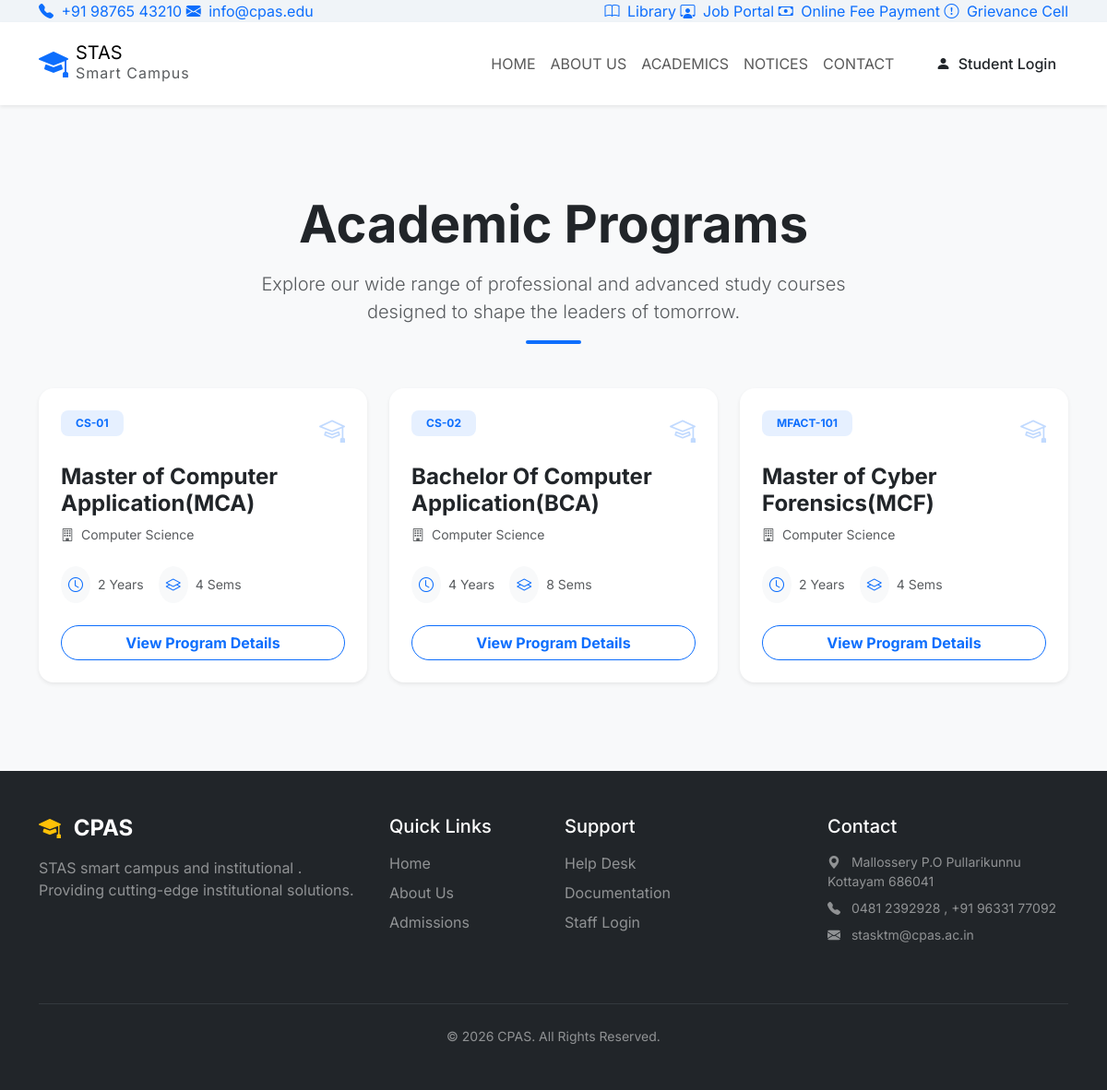
The app's page /academic-programs/ with its own data.
### courses/models.py (models this page shows, shortened)
class Course(models.Model):
    institution = models.ForeignKey(Institution, on_delete=models.CASCADE, related_name='courses')
    department = models.ForeignKey(Department, on_delete=models.CASCADE, related_name='courses')
    course_name = models.CharField(max_length=255)
    course_code = models.CharField(max_length=50)
    duration_years = models.PositiveIntegerField(default=3)
    total_semesters = models.PositiveIntegerField(default=6)
    intake_capacity = models.PositiveIntegerField(default=60)
    description = models.TextField(blank=True, null=True, help_text="Detailed overview of the course.")
    eligibility = models.TextField(blank=True, null=True, help_text="Eligibility criteria for admission.")
    is_featured = models.BooleanField(default=False, help_text="Display this course on the public homepage featured section.")
    icon_class = models.CharField(max_length=50, default='bi-mortarboard', help_text="Bootstrap icon class (e.g. bi-laptop, bi-shield-lock, bi-cpu).")
    is_active = models.BooleanField(default=True)
    created_at = models.DateTimeField(auto_now_add=True)
    class Meta:
        unique_together = (('department', 'course_code'), ('institution', 'course_code'))
        ordering = ['created_at']

### departments/models.py (models this page shows, shortened)
class Department(models.Model):
    institution = models.ForeignKey(Institution, on_delete=models.CASCADE, related_name='departments')
    department_name = models.CharField(max_length=255)
    department_code = models.CharField(max_length=50)
    hod = models.ForeignKey(User, on_delete=models.SET_NULL, null=True, blank=True, related_name='managed_departments', limit_choices_to={'role': 'HOD'})
    description = models.TextField(blank=True, null=True)
    is_active = models.BooleanField(default=True)
    created_at = models.DateTimeField(auto_now_add=True)
    updated_at = models.DateTimeField(auto_now=True)
    class Meta:
        unique_together = ('institution', 'department_code')

### website/views.py (the view)
# urls.py: path('academic-programs/', views.courses, name='courses'),
def courses(request):
    from courses.models import Course
    all_courses = Course.objects.filter(is_active=True).select_related('department')
    return render(request, 'website/courses.html', {'courses': all_courses})

### accounts/context_processors.py (called while the page is built, shortened)
def user_institution(request):
    if not request.user.is_authenticated:
        return {}

### website/templates/website/courses.html (shortened to what this page needs)
{% extends 'base_public.html' %}
{% block public_content %}
<section class="py-5 bg-light">
    <div class="container py-5">
        <div class="text-center mb-5">
            <h1 class="display-4 fw-bold text-dark mb-3">Academic Programs</h1>
            <p class="lead text-muted mx-auto" style="max-width: 700px;">Explore our wide range of professional and advanced study courses designed to shape the leaders of tomorrow.</p>
            <div class="mx-auto bg-primary rounded-pill" style="width: 60px; height: 4px;"></div>
        </div>
        <div class="row g-4">
            {% for course in courses %}
            <div class="col-md-6 col-lg-4">
                <div class="card h-100 border-0 shadow-sm rounded-4 hover-lift transition-all">
                    <div class="card-body p-4">
                        <div class="d-flex justify-content-between align-items-start mb-3">
                            <span class="badge bg-primary bg-opacity-10 text-primary px-3 py-2 rounded-3 small fw-bold">
                                {{ course.course_code }}
                            </span>
                            <i class="bi bi-mortarboard fs-3 text-primary opacity-25"></i>
                        </div>
                        <h4 class="fw-bold text-dark mb-2">{{ course.course_name }}</h4>
                        <p class="text-muted small mb-4">
                            <i class="bi bi-building me-2"></i>{{ course.department.department_name }}
                        </p>
                        <div class="d-flex gap-3 mb-4">
                            <div class="d-flex align-items-center">
                                <div class="bg-light rounded-circle p-2 me-2">
                                    <i class="bi bi-clock text-primary"></i>
                                </div>
                                <span class="small text-muted">{{ course.duration_years }} Years</span>
                            </div>
                            <div class="d-flex align-items-center">
                                <div class="bg-light rounded-circle p-2 me-2">
                                    <i class="bi bi-layers text-primary"></i>
                                </div>
                                <span class="small text-muted">{{ course.total_semesters }} Sems</span>
                            </div>
                        </div>
                        <a href="{% url 'website:course_detail' course.pk %}" class="btn btn-outline-primary w-100 rounded-pill fw-bold">
                            View Program Details
                        </a>
                    </div>
                </div>
            </div>
            {% empty %}
            <div class="col-12 text-center py-5">
                <p class="text-muted">No academic programs are currently listed. Please check back later.</p>
            </div>
            {% endfor %}
        </div>
    </div>
</section>
{% endblock %}

### static/css/style.css (style rules this page uses)
:root { --primary-color: #0b3d91; --secondary-color: #f1c40f; --accent-color: #c0392b; --text-dark: #2c3e50; --text-light: #ecf0f1; --bg-light: #f0f4f8; --sidebar-bg: #0f172a; --sidebar-hover: #1e293b; --sidebar-active: #4f46e5; }
*, *::before, *::after { box-sizing: border-box; }
body { font-family: 'Inter', sans-serif; color: var(--text-dark); background-color: var(--bg-light); overflow-x: hidden; margin: 0; scroll-behavior: smooth; }
a { text-decoration: none; transition: all 0.2s ease; }
.btn { transition: all 0.3s cubic-bezier(0.4, 0, 0.2, 1); font-weight: 500; }
.card { transition: all 0.3s ease; border: 1px solid rgba(0,0,0,0.05); }

### website/templates/website/courses.html (style rules this page uses)
.transition-all { transition: all 0.3s ease; }

### records on screen
Course: course_code "CS-01", course_name "Master of Computer Application(MCA)", department.department_name "Computer Science", duration_years "2", total_semesters "4"
Course: course_code "CS-02", course_name "Bachelor Of Computer Application(BCA)", department.department_name "Computer Science", duration_years "4", total_semesters "8"
Course: course_code "MFACT-101", course_name "Master of Cyber Forensics(MCF)", department.department_name "Computer Science", duration_years "2", total_semesters "4"
